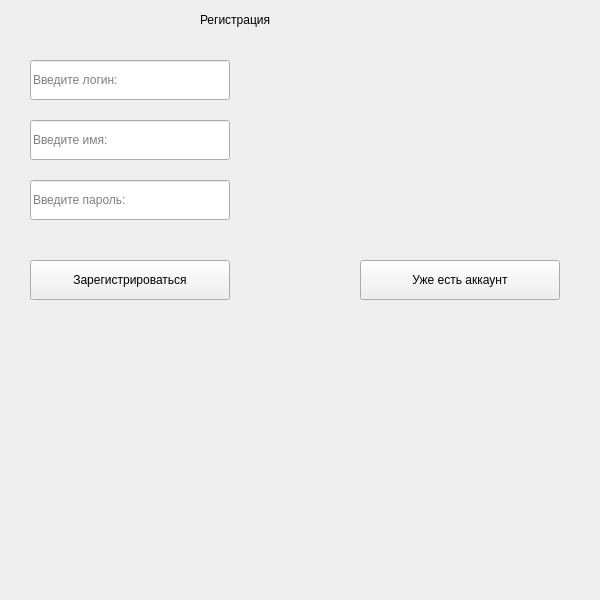
<?xml version="1.0" encoding="UTF-8"?>
<ui version="4.0">
 <class>Form</class>
 <widget class="QWidget" name="Form">
  <property name="geometry">
   <rect>
    <x>0</x>
    <y>0</y>
    <width>600</width>
    <height>600</height>
   </rect>
  </property>
  <property name="windowTitle">
   <string>Form</string>
  </property>
  <widget class="QLabel" name="label">
   <property name="geometry">
    <rect>
     <x>200</x>
     <y>10</y>
     <width>171</width>
     <height>20</height>
    </rect>
   </property>
   <property name="text">
    <string>Регистрация</string>
   </property>
  </widget>
  <widget class="QLineEdit" name="login">
   <property name="geometry">
    <rect>
     <x>30</x>
     <y>60</y>
     <width>200</width>
     <height>40</height>
    </rect>
   </property>
   <property name="placeholderText">
    <string>Введите логин:</string>
   </property>
  </widget>
  <widget class="QLineEdit" name="name">
   <property name="geometry">
    <rect>
     <x>30</x>
     <y>120</y>
     <width>200</width>
     <height>40</height>
    </rect>
   </property>
   <property name="placeholderText">
    <string>Введите имя:</string>
   </property>
  </widget>
  <widget class="QLineEdit" name="password">
   <property name="geometry">
    <rect>
     <x>30</x>
     <y>180</y>
     <width>200</width>
     <height>40</height>
    </rect>
   </property>
   <property name="placeholderText">
    <string>Введите пароль:</string>
   </property>
  </widget>
  <widget class="QPushButton" name="btn_reg">
   <property name="geometry">
    <rect>
     <x>30</x>
     <y>260</y>
     <width>200</width>
     <height>40</height>
    </rect>
   </property>
   <property name="text">
    <string>Зарегистрироваться</string>
   </property>
  </widget>
  <widget class="QLabel" name="error">
   <property name="geometry">
    <rect>
     <x>30</x>
     <y>370</y>
     <width>300</width>
     <height>40</height>
    </rect>
   </property>
   <property name="text">
    <string/>
   </property>
  </widget>
  <widget class="QPushButton" name="btn_have_account">
   <property name="geometry">
    <rect>
     <x>360</x>
     <y>260</y>
     <width>200</width>
     <height>40</height>
    </rect>
   </property>
   <property name="text">
    <string>Уже есть аккаунт</string>
   </property>
  </widget>
 </widget>
 <resources/>
 <connections/>
</ui>
